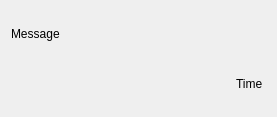
<?xml version="1.0" encoding="UTF-8"?>
<ui version="4.0">
 <class>ChatItemWidget</class>
 <widget class="QWidget" name="ChatItemWidget">
  <property name="geometry">
   <rect>
    <x>0</x>
    <y>0</y>
    <width>277</width>
    <height>117</height>
   </rect>
  </property>
  <property name="windowTitle">
   <string>Form</string>
  </property>
  <layout class="QVBoxLayout" name="verticalLayout">
   <item>
    <widget class="QLabel" name="lblMessage">
     <property name="text">
      <string>Message</string>
     </property>
    </widget>
   </item>
   <item alignment="Qt::AlignRight">
    <widget class="QLabel" name="lblTime">
     <property name="text">
      <string>Time </string>
     </property>
    </widget>
   </item>
  </layout>
 </widget>
 <resources/>
 <connections/>
</ui>
